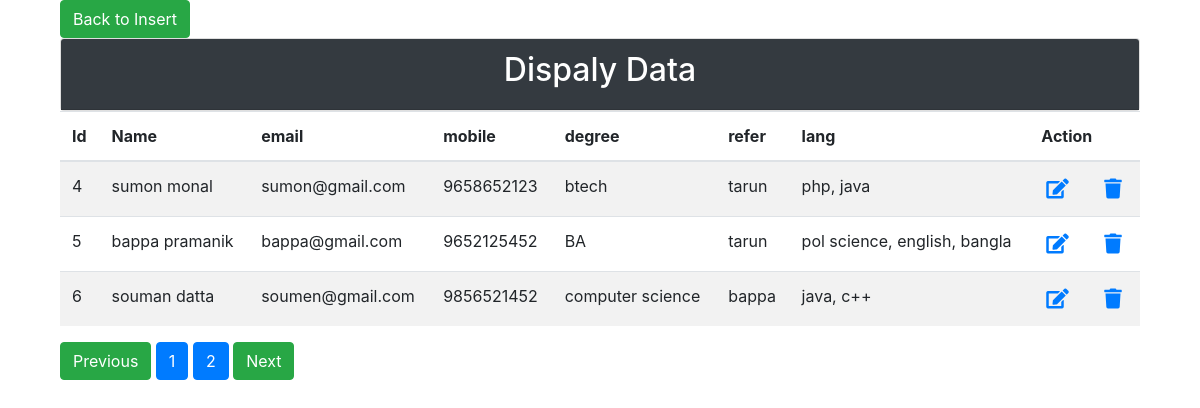
The page /display.php?page=2 on the database its author committed.
### tables this page shows
CREATE TABLE `student` (
  `id` int(11) NOT NULL,
  `name` varchar(255) NOT NULL,
  `email` varchar(255) NOT NULL,
  `mobile` varchar(200) NOT NULL,
  `degree` varchar(255) NOT NULL,
  `refer` varchar(255) NOT NULL,
  `lang` varchar(255) NOT NULL
);

### display.php (the view, shortened to what this page needs)
<?php
include('config.php');
if(isset($_GET['page']))
{
$page = $_GET['page'];
}else{
  $page=1;
}
$num_per_page = 03;
$start_from = ($page-1)*03;
$query = "SELECT * FROM student limit $start_from, $num_per_page";
$result =mysqli_query($con,$query);
?>
<!DOCTYPE html>
<html>
<head>
  <link rel="stylesheet" href="https://maxcdn.bootstrapcdn.com/bootstrap/4.4.1/css/bootstrap.min.css">
  <link rel="stylesheet" type="text/css" href="https://cdnjs.cloudflare.com/ajax/libs/font-awesome/5.13.0/css/all.min.css">
</head>
<body>
    <div class="container">
    	 <div class="col-lg-12">
    	 	 <table class="table table-hover table table-striped">
    	 	 	<a href="index.php" class="btn btn-success">Back to Insert</a>
    	    <div class="card">
              <div class="card-header bg-dark">
                   <h2 class="text-white text-center">Dispaly Data</h2>
              </div>
          </div>
    	 	 	<thead>
    	 	 		<tr>
    	 	 			<th>Id</th>
    	 	 			<th>Name</th>
    	 	 			<th>email</th>
    	 	 			<th>mobile</th>
    	 	 			<th>degree</th>
    	 	 			<th>refer</th>
    	 	 			<th>lang</th>
    	 	 			<th colspan="2">Action</th>
    	 	 		</tr>
    	 	 	</thead>
    	 	 	<tbody>
    	 	 		<?php
                  while($row = mysqli_fetch_assoc($result)){
    	 	 		?>
    	 	 		<tr>
    	 	 			<td><?php echo $row['id'];        ?></td>
    	 	 			<td><?php echo $row['name'];      ?></td>
    	 	 			<td><?php echo $row['email'] ;    ?></td>
    	 	 			<td><?php echo $row['mobile'] ;   ?></td>
    	 	 			<td><?php echo $row['degree'] ;   ?></td>
    	 	 			<td><?php echo $row['refer'] ;    ?></td>
    	 	 			<td><?php echo $row['lang'] ;     ?></td>
    	 	 			<td><a href="update.php?id=<?php echo $row['id']; ?>"><i class="fa fa-edit"></i></a></td>
    	 	 			<td><a href="delete.php?id=<?php echo $row['id']; ?>"><i class="fa fa-trash"></i></a></td>
    	 	 		</tr>
    	 	 		<?php
                    }
    	 	 		?>
    	 	 	</tbody>
    	 	 </table>
            <?php
        $pr_query = "select * from student";
        $pr_result =mysqli_query($con,$pr_query);
        $total_record =mysqli_num_rows($pr_result);
        $total_page = ceil($total_record/$num_per_page);
        if($page>1){
        echo'<a href="display.php?page='.($page-1).'" class="btn btn-success">Previous</a> ';
        }
        for($i=1;$i<$total_page;$i++){
        echo'<a href="display.php?page='.$i.'" class="btn btn-primary">'.$i.'</a> ';
        }
        if($i>$page){
        echo'<a href="display.php?page='.($page+1).'" class="btn btn-success">Next</a>';
        }
        ?>
    	 </div>
    </div>
</body>
</html>

### display.php (style rules this page uses)
.fa { font-size: 20px; padding: 5px; }

### rows shown on the page
student: id "4", name "sumon monal", email "sumon@gmail.com", mobile "9658652123", degree "btech", refer "tarun", lang "php, java"
student: id "5", name "bappa pramanik", email "bappa@gmail.com", mobile "9652125452", degree "BA", refer "tarun", lang "pol science, english, bangla"
student: id "6", name "souman datta", email "soumen@gmail.com", mobile "9856521452", degree "computer science", refer "bappa", lang "java, c++"
